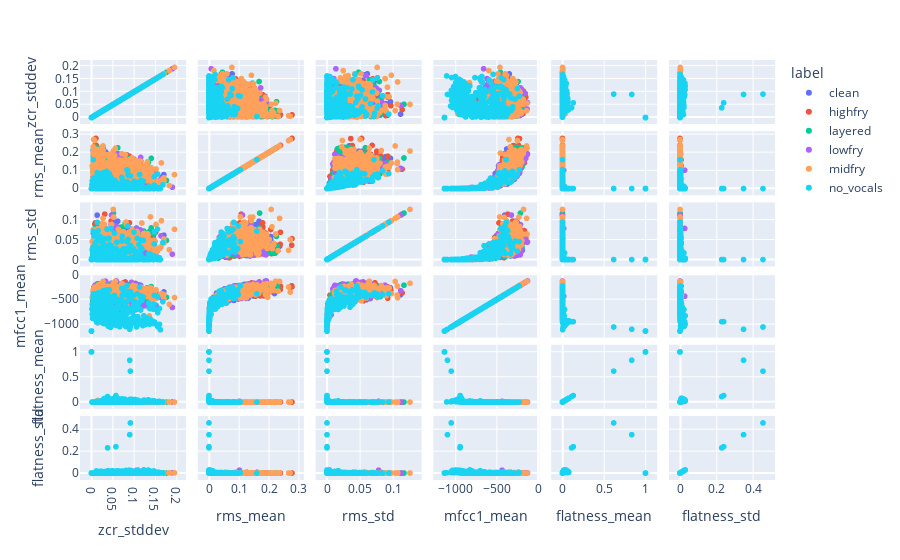

Notebook source saved alongside this figure:
### Code cell
import plotly.express as px
lst=undersampled_data.columns
lst=[i for i in lst if i not in ['video_id', 'ts', 'mid_ts']]
fig = px.scatter_matrix(undersampled_data[lst],dimensions=["zcr_stddev", "rms_mean",'rms_std', "mfcc1_mean","flatness_mean","flatness_std"],color='label')
fig.show()

### Figure 1 — Plotly figure (JSON) as saved in the notebook; plotly's stock layout.template omitted (floating-point values rounded to 4 significant figures; data arrays with more than 128 entries replaced by an {"elided": "..."} marker saying what was removed)
{"data": [{"dimensions": [{"axis": {"matches": true}, "label": "zcr_stddev", "values": {"elided": "555 float values"}}, {"axis": {"matches": true}, "label": "rms_mean", "values": {"elided": "555 float values"}}, {"axis": {"matches": true}, "label": "rms_std", "values": {"elided": "555 float values"}}, {"axis": {"matches": true}, "label": "mfcc1_mean", "values": {"elided": "555 float values"}}, {"axis": {"matches": true}, "label": "flatness_mean", "values": {"elided": "555 float values"}}, {"axis": {"matches": true}, "label": "flatness_std", "values": {"elided": "555 float values"}}], "hovertemplate": "label=clean<br>%{xaxis.title.text}=%{x}<br>%{yaxis.title.text}=%{y}<extra></extra>", "legendgroup": "clean", "marker": {"color": "#636efa", "symbol": "circle"}, "name": "clean", "showlegend": true, "type": "splom"}, {"dimensions": [{"axis": {"matches": true}, "label": "zcr_stddev", "values": {"elided": "555 float values"}}, {"axis": {"matches": true}, "label": "rms_mean", "values": {"elided": "555 float values"}}, {"axis": {"matches": true}, "label": "rms_std", "values": {"elided": "555 float values"}}, {"axis": {"matches": true}, "label": "mfcc1_mean", "values": {"elided": "555 float values"}}, {"axis": {"matches": true}, "label": "flatness_mean", "values": {"elided": "555 float values"}}, {"axis": {"matches": true}, "label": "flatness_std", "values": {"elided": "555 float values"}}], "hovertemplate": "label=highfry<br>%{xaxis.title.text}=%{x}<br>%{yaxis.title.text}=%{y}<extra></extra>", "legendgroup": "highfry", "marker": {"color": "#EF553B", "symbol": "circle"}, "name": "highfry", "showlegend": true, "type": "splom"}, {"dimensions": [{"axis": {"matches": true}, "label": "zcr_stddev", "values": {"elided": "555 float values"}}, {"axis": {"matches": true}, "label": "rms_mean", "values": {"elided": "555 float values"}}, {"axis": {"matches": true}, "label": "rms_std", "values": {"elided": "555 float values"}}, {"axis": {"matches": true}, "label": "mfcc1_mean", "values": {"elided": "555 float values"}}, {"axis": {"matches": true}, "label": "flatness_mean", "values": {"elided": "555 float values"}}, {"axis": {"matches": true}, "label": "flatness_std", "values": {"elided": "555 float values"}}], "hovertemplate": "label=layered<br>%{xaxis.title.text}=%{x}<br>%{yaxis.title.text}=%{y}<extra></extra>", "legendgroup": "layered", "marker": {"color": "#00cc96", "symbol": "circle"}, "name": "layered", "showlegend": true, "type": "splom"}, {"dimensions": [{"axis": {"matches": true}, "label": "zcr_stddev", "values": {"elided": "555 float values"}}, {"axis": {"matches": true}, "label": "rms_mean", "values": {"elided": "555 float values"}}, {"axis": {"matches": true}, "label": "rms_std", "values": {"elided": "555 float values"}}, {"axis": {"matches": true}, "label": "mfcc1_mean", "values": {"elided": "555 float values"}}, {"axis": {"matches": true}, "label": "flatness_mean", "values": {"elided": "555 float values"}}, {"axis": {"matches": true}, "label": "flatness_std", "values": {"elided": "555 float values"}}], "hovertemplate": "label=lowfry<br>%{xaxis.title.text}=%{x}<br>%{yaxis.title.text}=%{y}<extra></extra>", "legendgroup": "lowfry", "marker": {"color": "#ab63fa", "symbol": "circle"}, "name": "lowfry", "showlegend": true, "type": "splom"}, {"dimensions": [{"axis": {"matches": true}, "label": "zcr_stddev", "values": {"elided": "555 float values"}}, {"axis": {"matches": true}, "label": "rms_mean", "values": {"elided": "555 float values"}}, {"axis": {"matches": true}, "label": "rms_std", "values": {"elided": "555 float values"}}, {"axis": {"matches": true}, "label": "mfcc1_mean", "values": {"elided": "555 float values"}}, {"axis": {"matches": true}, "label": "flatness_mean", "values": {"elided": "555 float values"}}, {"axis": {"matches": true}, "label": "flatness_std", "values": {"elided": "555 float values"}}], "hovertemplate": "label=midfry<br>%{xaxis.title.text}=%{x}<br>%{yaxis.title.text}=%{y}<extra></extra>", "legendgroup": "midfry", "marker": {"color": "#FFA15A", "symbol": "circle"}, "name": "midfry", "showlegend": true, "type": "splom"}, {"dimensions": [{"axis": {"matches": true}, "label": "zcr_stddev", "values": {"elided": "555 float values"}}, {"axis": {"matches": true}, "label": "rms_mean", "values": {"elided": "555 float values"}}, {"axis": {"matches": true}, "label": "rms_std", "values": {"elided": "555 float values"}}, {"axis": {"matches": true}, "label": "mfcc1_mean", "values": {"elided": "555 float values"}}, {"axis": {"matches": true}, "label": "flatness_mean", "values": {"elided": "555 float values"}}, {"axis": {"matches": true}, "label": "flatness_std", "values": {"elided": "555 float values"}}], "hovertemplate": "label=no_vocals<br>%{xaxis.title.text}=%{x}<br>%{yaxis.title.text}=%{y}<extra></extra>", "legendgroup": "no_vocals", "marker": {"color": "#19d3f3", "symbol": "circle"}, "name": "no_vocals", "showlegend": true, "type": "splom"}], "layout": {"dragmode": "select", "legend": {"title": {"text": "label"}, "tracegroupgap": 0}, "margin": {"t": 60}}}
